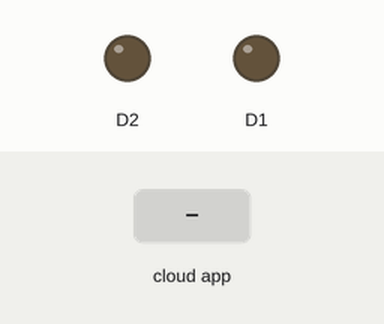
A sketch run on a simulated ESP8266 (Wemos D1 mini). Shown: output pins drawn as LEDs (lit = HIGH). Inputs (shaded band) come from the test bench. WiFi joins after 1.5 s; servers stay silent unless stated; no MQTT or app messages arrive unless stated; what the sketch prints to the serial monitor is not drawn.

Above: at 2.7 s.
2.8 s: the phone or cloud app sets light to 1
At 3.9 s:
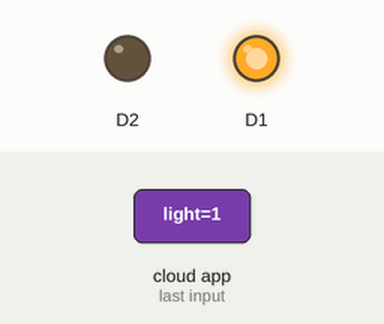
4.3 s: the phone or cloud app sets light1 to 1
At 4.8 s:
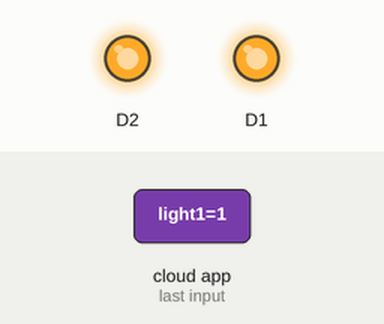
5.8 s: the phone or cloud app sets light to 0
At 7.0 s:
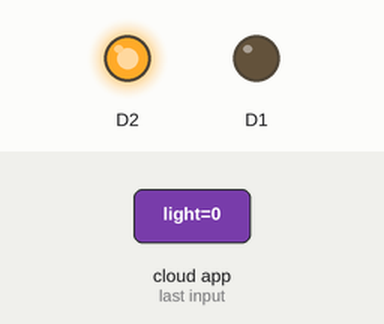
7.3 s: the phone or cloud app sets light1 to 0
At 8.0 s:
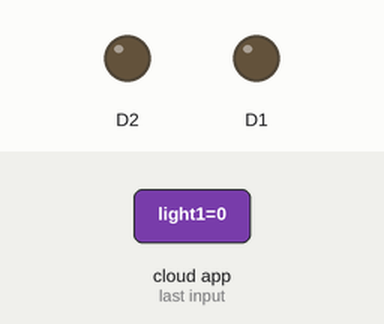
Timing chart, 0 to 9.8 s (numbered marks = the images above; inputs shaded):
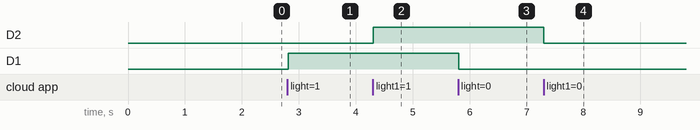

Measured:
- after the input at 2.8 s, D1: LOW → HIGH at once
- after the input at 4.3 s, D2: LOW → HIGH at once
- after the input at 5.8 s, D1: HIGH → LOW at once
- after the input at 7.3 s, D2: HIGH → LOW at once

The sketch:

GoogleAssitance_demo.ino
```cpp
/***************************************************
DATE:29/10/2018 3:11PM

GoogleAssitance_demo.ino :
 -->Controll your home appliances (or LEDs) using your voice.
 --> Hardware :Bread Board Wemos D1 Mini Board, Led, Resistors,
               Relay Module, USB Cable.
 -->Software:Arduino Ide(version 1.8.5), Google Assistant and IFTTT App in Your Smart Phone, an Active Account on Adafruit.io Mqtt Broker
 -->you have to download adafruit_mqtt_library from here https://github.com/adafruit/Adafruit_MQTT_Library.
 just visit :  http://opencorner.io/ for tutorials.


 ****************************************************/
#include <ESP8266WiFi.h>
#include "Adafruit_MQTT.h"
#include "Adafruit_MQTT_Client.h"

/************************ WiFi Access Point ********************************/

#define WLAN_SSID       "YOUR ROUTER SSID"      //write your router's SSID or your mobile hotspot's name
#define WLAN_PASS       "YOUR ROUTER PASSWORD"  //write yout router's password or password of your mobile hotspot

/************************ Adafruit.io Setup ********************************/

#define AIO_SERVER      "io.adafruit.com"
#define AIO_SERVERPORT  1883                   // use 8883 for SSL
#define AIO_USERNAME    "YOUR USERNAME"        //write username of your adafruit.io account
#define AIO_KEY         "YOUR PASSWORD"        //paste autogenerated key of your adafruit.io account

/*********** Global State (you don't need to change this!) *****************/

// Create an ESP8266 WiFiClient class to connect to the MQTT server.
WiFiClient client;
// or... use WiFiFlientSecure for SSL
//WiFiClientSecure client;

// Setup the MQTT client class by passing in the WiFi client and MQTT server and login details.
Adafruit_MQTT_Client mqtt(&client, AIO_SERVER, AIO_SERVERPORT, AIO_USERNAME, AIO_KEY);

/***************************** Feeds **************************************/

// Setup a feed called 'photocell' for publishing.
// Notice MQTT paths for AIO follow the form: <username>/feeds/<feedname>
//Adafruit_MQTT_Publish photocell = Adafruit_MQTT_Publish(&mqtt, AIO_USERNAME "/feeds/photocell");

// Setup a feed called 'onoff' for subscribing to changes.
const char Relay1[] PROGMEM = AIO_USERNAME "/feeds/light";     //
Adafruit_MQTT_Subscribe light= Adafruit_MQTT_Subscribe(&mqtt, AIO_USERNAME "/feeds/light");

const char Relay2[] PROGMEM = AIO_USERNAME "/feeds/light1";
Adafruit_MQTT_Subscribe light1= Adafruit_MQTT_Subscribe(&mqtt, AIO_USERNAME "/feeds/light1");

/************************** Sketch Code ***********************************/

// Bug workaround for Arduino 1.6.6, it seems to need a function declaration
// for some reason (only affects ESP8266, likely an arduino-builder bug).
void MQTT_connect();

void setup() {
  Serial.begin(115200);
  delay(10);
  pinMode(D1,OUTPUT);
  pinMode(D2,OUTPUT);

  Serial.println(F("Adafruit MQTT demo"));

  // Connect to WiFi access point.
  Serial.println(); Serial.println();
  Serial.print("Connecting to ");
  Serial.println(WLAN_SSID);

  WiFi.begin(WLAN_SSID, WLAN_PASS);
  while (WiFi.status() != WL_CONNECTED) {
    delay(500);
    Serial.print(".");
  }
  Serial.println();

  Serial.println("WiFi connected");
  Serial.println("IP address: "); Serial.println(WiFi.localIP());

  // Setup MQTT subscription for onoff feed.
  mqtt.subscribe(&light);
  mqtt.subscribe(&light1);
}

uint32_t x=0;

void loop() {
  // Ensure the connection to the MQTT server is alive (this will make the first
  // connection and automatically reconnect when disconnected).  See the MQTT_connect
  // function definition further below.
  MQTT_connect();

  // this is our 'wait for incoming subscription packets' busy subloop
  // try to spend your time here

  Adafruit_MQTT_Subscribe *subscription;
  while ((subscription = mqtt.readSubscription(5000))) {
    if (subscription == &light) {
      Serial.print(F("Got_Light: "));
      Serial.println((char *)light.lastread);
      uint16_t num = atoi((char *)light.lastread);
      digitalWrite(D1,num);
    }
    if (subscription == &light1) {
      Serial.print(F("Got_Light1: "));
      Serial.println((char *)light1.lastread);
      uint16_t num = atoi((char *)light1.lastread);
      digitalWrite(D2,num);
    }
  }
}


// Function to connect and reconnect as necessary to the MQTT server.
// Should be called in the loop function and it will take care if connecting.
void MQTT_connect() {
  int8_t ret;

  // Stop if already connected.
  if (mqtt.connected()) {
    return;
  }

  Serial.print("Connecting to MQTT... ");

  uint8_t retries = 3;
  while ((ret = mqtt.connect()) != 0) { // connect will return 0 for connected
       Serial.println(mqtt.connectErrorString(ret));
       Serial.println("Retrying MQTT connection in 5 seconds...");
       mqtt.disconnect();
       delay(5000);  // wait 5 seconds
       retries--;
       if (retries == 0) {
         // basically die and wait for WDT to reset me
         while (1);
       }
  }
  Serial.println("MQTT Connected!");
}
```
